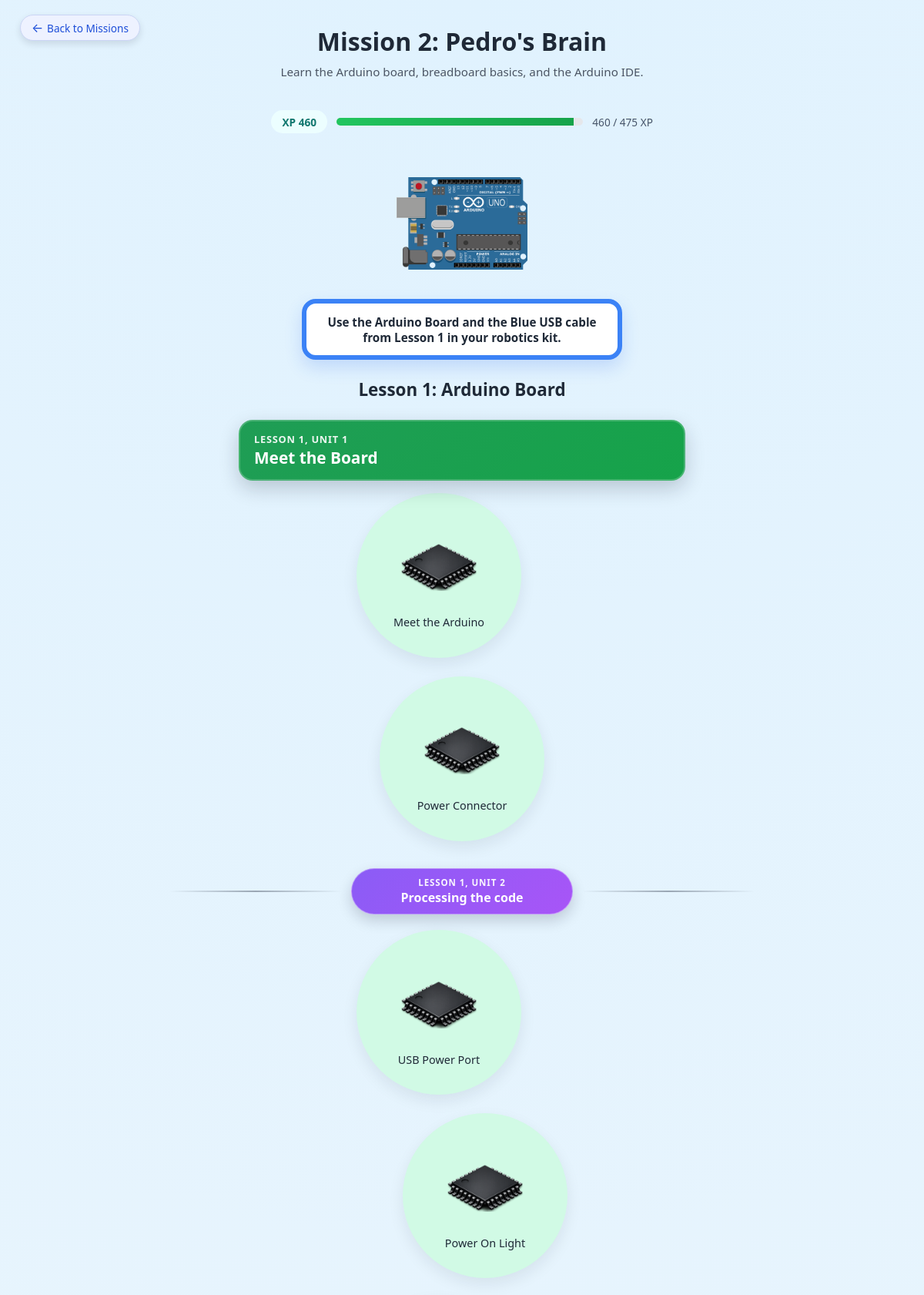
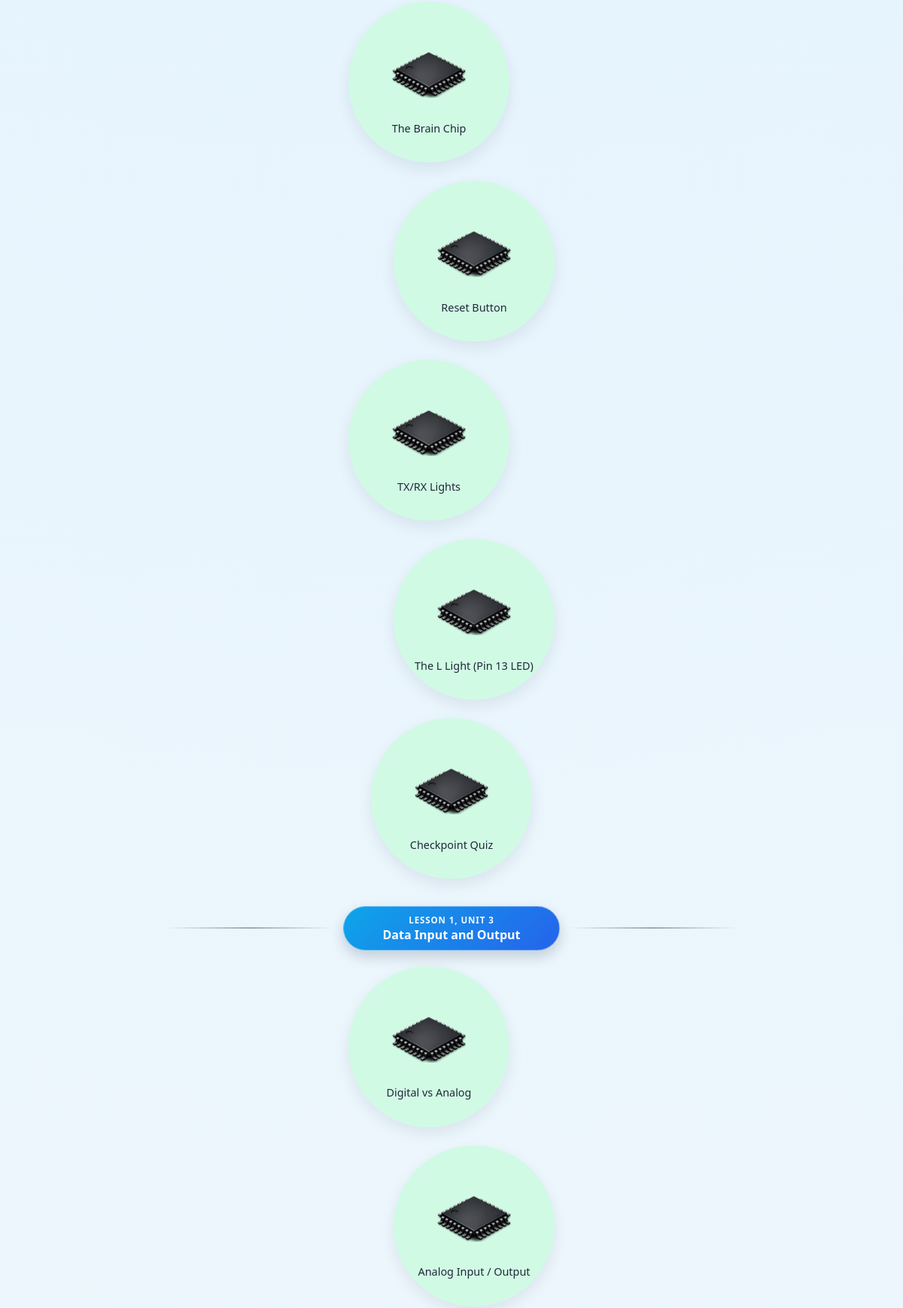
Page /lessons/mission-2/ (upper part) on the committed database (2 pictures, top to bottom).
### lessons/models.py (models this page shows, shortened)
class Step(models.Model):
    CONTENT_CHOICES = [
        ("video", "Video"),
        ("cards", "Cards"),
    ]
    slug = models.SlugField(max_length=100)
    title = models.CharField(max_length=255)
    parent_slug = models.SlugField(max_length=100)
    order = models.PositiveIntegerField(default=1)
    content_mode = models.CharField(max_length=10, choices=CONTENT_CHOICES)
    has_quiz = models.BooleanField(default=False)
    youtube_id = models.CharField(max_length=50, blank=True)
    xp_on_complete = models.PositiveIntegerField(default=0)
    xp_on_quiz_correct = models.PositiveIntegerField(default=0)
    class Meta:
        ordering = ["parent_slug", "order"]
        unique_together = ("slug", "parent_slug")

### lessons/views.py (the view)
# urls.py: path("mission-2/", views.mission_2_intro, name="mission_2_intro"),
def mission_2_intro(request):
    user = _get_user(request)
    step_map = {
        (step.parent_slug, step.slug): step
        for step in LessonStep.objects.filter(parent_slug__startswith="mission-2-")
    }
    completed_ids = _completed_step_ids(user, "mission-2-")
    lesson1_lessons = [dict(lesson) for lesson in MISSION2_LESSON1]
    lesson2_lessons = [dict(lesson) for lesson in MISSION2_LESSON2]
    lesson3_lessons = [dict(lesson) for lesson in MISSION2_LESSON3]
    for lesson in lesson1_lessons:
        step = step_map.get(("mission-2-arduino-board", lesson["slug"]))
        lesson["is_complete"] = False
        if step:
            lesson["title"] = step.title
            lesson["content_mode"] = step.content_mode
            lesson["has_quiz"] = step.has_quiz
            lesson["is_complete"] = step.id in completed_ids
    for lesson in lesson2_lessons:
        step = step_map.get(("mission-2-breadboard", lesson["slug"]))
        lesson["is_complete"] = False
        if step:
            lesson["title"] = step.title
            lesson["content_mode"] = step.content_mode
            lesson["has_quiz"] = step.has_quiz
            lesson["is_complete"] = step.id in completed_ids
    for lesson in lesson3_lessons:
        step = step_map.get(("mission-2-arduino-ide", lesson["slug"]))
        lesson["is_complete"] = False
        if step:
            lesson["title"] = step.title
            lesson["content_mode"] = step.content_mode
            lesson["has_quiz"] = step.has_quiz
            lesson["is_complete"] = step.id in completed_ids
    lesson1_map = {lesson["slug"]: lesson for lesson in lesson1_lessons}
    lesson1_units = []
    for unit in MISSION2_LESSON1_UNITS:
        unit_lessons = [lesson1_map[slug] for slug in unit["lessons"] if slug in lesson1_map]
        lesson1_units.append(
            {
                "unit": unit["unit"],
                "title": unit["title"],
                "slug": unit["slug"],
                "lessons": unit_lessons,
            }
        )
    xp_total, xp_max, xp_percent = _get_xp_stats("mission-2", user)
    return render(
        request,
        "lessons/mission_2_intro.html",
        {
            "lesson1_lessons": lesson1_lessons,
            "lesson1_units": lesson1_units,
            "lesson2_lessons": lesson2_lessons,
            "lesson3_lessons": lesson3_lessons,
            "xp_total": xp_total,
            "xp_max": xp_max,
            "xp_percent": xp_percent,
            "can_track_progress": bool(user),
        },
    )

### lessons/views.py (called while the page is built)
def _get_demo_user():
    User = get_user_model()
    username_field = User.USERNAME_FIELD
    demo_value = "demo@example.com" if "email" in username_field else "demo-user"
    lookup = {username_field: demo_value}
    defaults = {"is_active": True}
    if "username" not in lookup and any(field.name == "username" for field in User._meta.fields):
        defaults["username"] = "demo-user"
    demo_user, _ = User.objects.get_or_create(**lookup, defaults=defaults)
    return demo_user

def _get_user(request):
    user = getattr(request, "user", None)
    if user and user.is_authenticated:
        return user
    if DEMO_MODE:
        return _get_demo_user()
    return None

def _completion_qs(user):
    if user:
        return LessonStepCompletion.objects.filter(user=user)
    return LessonStepCompletion.objects.none()

def _completed_step_ids(user, parent_prefix=""):
    qs = _completion_qs(user).filter(is_complete=True)
    if parent_prefix:
        qs = qs.filter(step__parent_slug__startswith=parent_prefix)
    return set(qs.values_list("step_id", flat=True))

def _get_xp_stats(prefix, user):
    if not prefix:
        return 0, 0, 0
    steps = list(LessonStep.objects.filter(parent_slug__startswith=prefix))
    xp_max = sum(
        step.xp_on_complete + (step.xp_on_quiz_correct if step.has_quiz else 0)
        for step in steps
    )
    xp_total = (
        _completion_qs(user)
        .filter(step__parent_slug__startswith=prefix)
        .aggregate(total=Sum("xp_earned"))["total"]
        or 0
    )
    xp_percent = int((xp_total / xp_max) * 100) if xp_max else 0
    if xp_percent > 100:
        xp_percent = 100
    return xp_total, xp_max, xp_percent

### lessons/templates/lessons/mission_2_intro.html (shortened to what this page needs)
{% load static %}
<!DOCTYPE html>
<html lang="en">
<head>
  <link rel="stylesheet" href="{% static 'css/icons.css' %}" />
  <link rel="stylesheet" href="{% static 'css/responsive-overrides.css' %}" />
</head>
<body>
  <a href="{% url 'lessons:missions_home' %}" class="back-button">
    <span class="back-arrow">←</span>
    Back to Missions
  </a>
  <header class="page-header">
    <h1>Mission 2: Pedro's Brain</h1>
    <p>Learn the Arduino board, breadboard basics, and the Arduino IDE.</p>
  </header>
  <div class="xp-summary" aria-label="Mission 2 XP progress">
    <div class="xp-pill">XP {{ xp_total|default:"0" }}</div>
  <div class="xp-progress" role="progressbar" aria-valuenow="{{ xp_total|default:'0' }}" aria-valuemin="0" aria-valuemax="{{ xp_max|default:'0' }}">
    <div class="xp-progress__fill" data-xp-percent="{{ xp_percent|default:'0' }}" style="width: 0%;"></div>
  </div>
    <div class="xp-label">{{ xp_total|default:"0" }} / {{ xp_max|default:"0" }} XP</div>
  </div>
  <section class="section">
    <div class="lesson1-hero">
      <img
        src="{% static 'lessons/mission2/arduino_board.png' %}"
        alt="Arduino board"
      />
    </div>
    <div class="lesson-callout" role="note">
      Use the Arduino Board and the Blue USB cable<br />
      from Lesson 1 in your robotics kit.
    </div>
    <h2 class="section-title">Lesson 1: Arduino Board</h2>
    {% if lesson1_units %}
      <div
        class="unit-banner unit-banner-live unit-banner--{{ lesson1_units.0.unit }}"
        id="lesson1-unit-live"
      >
        <div class="unit-banner__meta" id="lesson1-unit-live-meta">
        </div>
        <div class="unit-banner__title" id="lesson1-unit-live-title">
        </div>
      </div>
    {% endif %}
    {% for unit in lesson1_units %}
      <div
        class="lesson-unit"
        id="{{ unit.slug }}"
        data-unit="{{ unit.unit }}"
        data-unit-title="{{ unit.title }}"
        data-unit-class="unit-banner--{{ unit.unit }}"
      >
        {% if not forloop.first %}
          <div class="unit-split unit-split--{{ unit.unit }}">
            <div class="unit-split__line"></div>
            <div class="unit-split__pill">
              <span class="unit-split__meta">Lesson 1, Unit {{ unit.unit }}</span>
              <span class="unit-split__title">{{ unit.title }}</span>
            </div>
            <div class="unit-split__line"></div>
          </div>
        {% endif %}
        <div class="vertical-path">
          {% for lesson in unit.lessons %}
            <div class="circle-card{% if lesson.is_complete %} is-complete{% endif %}" id="lesson-{{ lesson.slug }}">
              <a href="{% url 'lessons:mission_2_lesson_detail' lesson.slug %}" class="circle-link">
                <div class="circle-image-wrapper lesson1-icon">
                  <img
                    src="{% static 'lessons/mission2/arduino_chip_icon.png' %}"
                    alt="{{ lesson.title }}"
                    class="circle-image"
                  />
                </div>
                <div class="circle-name">
                  {{ lesson.title }}
                </div>
              </a>
            </div>
          {% endfor %}
        </div>
      </div>
    {% endfor %}
  </section>
</body>
	</html>

### lessons/static/css/responsive-overrides.css (style rules this page uses)
body { padding: clamp(1rem, 4vw, 2rem); caret-color: transparent; -webkit-user-select: none; -ms-user-select: none; user-select: none; }
.circle-card { width: clamp(150px, 22vw, 190px); height: clamp(150px, 22vw, 190px); }
.circle-card.is-complete { background: #d1fae5; }
.circle-card .circle-image-wrapper, .circle-image-wrapper { width: clamp(90px, 16vw, 120px); height: clamp(90px, 16vw, 120px); }
.circle-image { max-width: 100%; max-height: 100%; object-fit: contain; }
.xp-summary { display: flex; align-items: center; justify-content: center; gap: 0.75rem; flex-wrap: wrap; margin: 1rem auto 2rem; }
.xp-pill { background: #ecfeff; color: #0f766e; border-radius: 999px; padding: 0.35rem 0.9rem; font-weight: 700; font-size: 0.85rem; }
.xp-progress { width: min(320px, 70vw); height: 10px; border-radius: 999px; background: #e5e7eb; overflow: hidden; }
.xp-progress__fill { height: 100%; width: 0%; background: linear-gradient(90deg, #22c55e, #16a34a); transition: width 0.3s ease; }
.xp-label { font-size: 0.85rem; color: #475569; }

### rows in the picture
Step: title "Meet the Arduino"
Step: title "Power Connector"
Step: title "USB Power Port"
Step: title "Power On Light"
Step: title "The Brain Chip"
Step: title "Reset Button"
Step: title "TX/RX Lights"
Step: title "The L Light (Pin 13 LED)"
Step: title "Checkpoint Quiz"
Step: title "Digital vs Analog"
Step: title "Analog Input / Output"

### other values in the picture
{{ xp_total|default:"0" }} "460"
{{ xp_max|default:"0" }} "475"
{{ unit.unit }} "2" "3"
{{ unit.title }} "Processing the code" "Data Input and Output"
